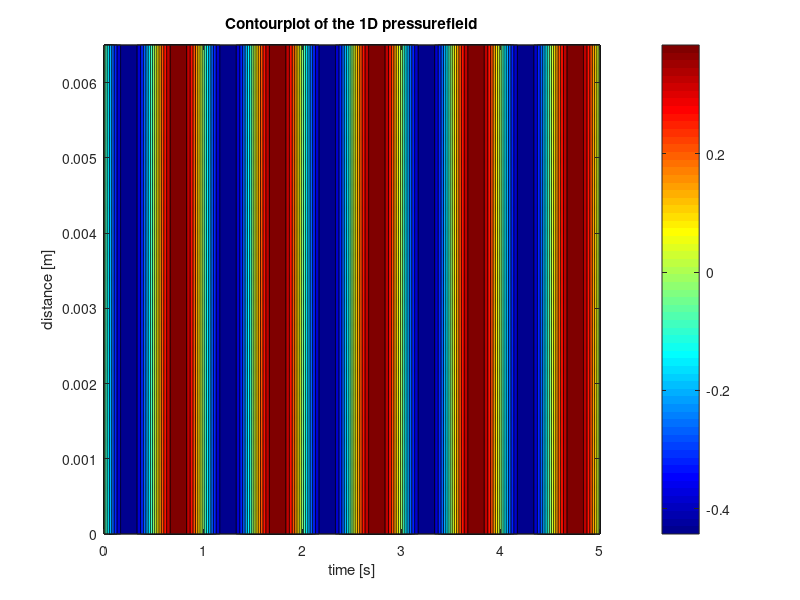
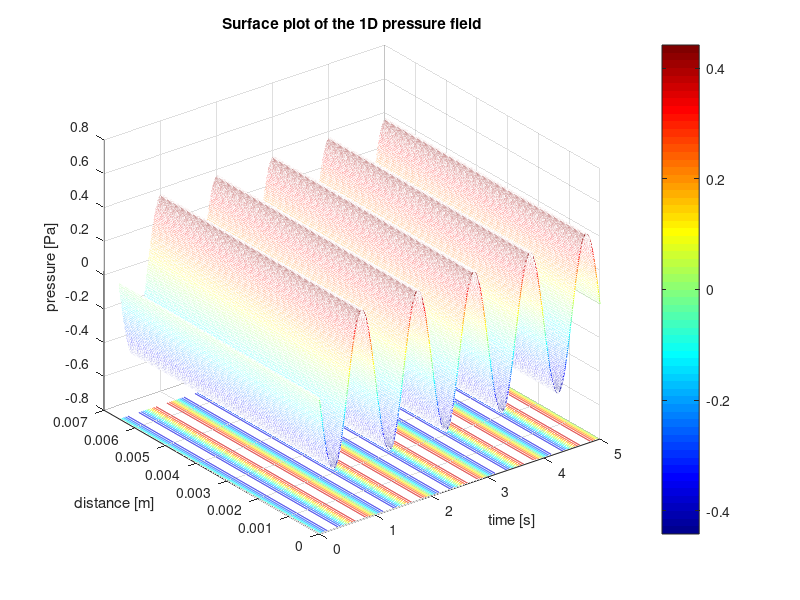

Write the MATLAB code that produced these figures, in order.
% This script is an intent to accurately model a piezoelectric transuducer,
% consisting of multiple intermediate piezoelectric inactive layers. The
% modelling is done following the approach as described by Sittig in his
% paper: 'Effects of Bonding and Electrode Layers on the  Transmission     
% Parameters of Piezoelectric Transducers Used in Ultrasonic Digital Delay 
% Lines'. At first a model will be made consisting of one active
% piezoelectric plate, a backing side consisting of backing material and a
% copper electrode, and the transmission side consisting of a copper
% electrode, a front plate and housing material. The models transfer
% function from voltage input to force output, the impedance frequency  
% response function and the admittance frequency response function will be
% analyzed and if satisfying results are obtained, there will be extended
% upon the model by inclusion of a second piezoelectric active layer in
% parallel with the first layer and by taking glue layers into
% consideration.

%% close all former work
clear all; close all; clc;

%% Parameter initialization

f = 1;      
omg = 2*pi*f;
j = 1i;
%% Setting up the backing material matrix

% First the layer closest to the piezoelectric layer, hence the copper
% electrode.

% the material parameters

rho_Cu = 8960;  % Pure! copper density.
c_Cu = 3570;    % pure copper speed of sound.
l_Cu = 0.5*10^-3;
r_Cu = 2.5*10^-3;
A_Cu = pi*r_Cu^2;
Z_0_Cu = rho_Cu * c_Cu * A_Cu;
f_0_Cu = c_Cu/(2*l_Cu);
gamma_Cu = pi*f/f_0_Cu;

% The matrix

Back_mat_Cu = [cos(gamma_Cu) j*Z_0_Cu*sin(gamma_Cu); ...
               (j*sin(gamma_Cu))/Z_0_Cu cos(gamma_Cu)];
           
           
% Similarily the matrix is set up for the thick, cone shaped backing
% material

% the material parameters

rho_FeC = 8000;  % Pure! copper density.
c_FeC = 5800;    % pure copper speed of sound.
r_FeC = 2.5*10^-3;
A_FeC = pi*r_FeC^2;
Z_0_FeC = rho_FeC * c_FeC * A_FeC;
f_0_FeC = c_FeC/(2);                     % As the thickness of the backing is assumed to approach infinity, it is omitted. Not sure about this! Check!!
gamma_FeC = pi*f/f_0_FeC;

% the matrix

Back_mat_FeC = [cos(gamma_FeC) j*Z_0_FeC*sin(gamma_FeC); ...
                (j*sin(gamma_FeC))/Z_0_FeC cos(gamma_FeC)];
            
% Setting up the matrices for the additional glue layers between the back face of the piezoelectric element and the 
% copper electrode, and between the copper electrode and the backing plate.

rho_glue = 960;  
c_glue = 1220;    % unsure about this!!
l_glue = 0.06*10^-6;    % to be varied.
r_glue = 2.5*10^-3;
A_glue = pi*r_glue^2;
Z_0_glue = rho_glue * c_glue * A_glue;
f_0_glue = c_glue/(2*l_glue);
gamma_glue = pi*f/f_0_glue;

glue_mat = [cos(gamma_glue) j*Z_0_glue*sin(gamma_glue); ...
               (j*sin(gamma_glue))/Z_0_glue cos(gamma_glue)];
            
% The matrices are multiplied and the total impedance Z_b of the backing
% layers is obtained.

Back_mat = glue_mat*Back_mat_Cu*glue_mat*Back_mat_FeC;
A_b = Back_mat(1,1);
B_b = Back_mat(1,2);
C_b = Back_mat(2,1);
D_b = Back_mat(2,2);

Z_0b = Z_0_FeC;
Z_b = (A_b*Z_0b + B_b)/(C_b*Z_0b + D_b);    % Here Z_0b is the impedance of the final backing layer only!

%% Setting up the transmission layer matrix

% The intermediate layers in the transmission direction are obtained in the
% same way. Again starting with the intermediate layer closest to the
% peizoelectric active layer.

% The material parameters were already given before!

Trans_mat_Cu = [cos(gamma_Cu) j*Z_0_Cu*sin(gamma_Cu); ...
               (j*sin(gamma_Cu))/Z_0_Cu cos(gamma_Cu)];
% For now the glue layer is omitted and the matrix is setup for the front
% plate only. Which is made out of Steel, just as the backing material.

% material properties of steel front plate.
r_FP = 4.5*10^-3;
A_FP = pi*r_FP^2;
Z_0_FP = rho_FeC * c_FeC * A_FP;
l_FeC = 0.5*10^-3;
f_0_FP = c_FeC/(2*l_FeC);                    
gamma_FeC = pi*f/f_0_FP;

Trans_mat_FP = [cos(gamma_FeC) j*Z_0_FP*sin(gamma_FeC); ...
                (j*sin(gamma_FeC))/Z_0_FP cos(gamma_FeC)];
            
%The housing, simply modelled as a another transmission plate
            
rho_house = rho_FeC;  
c_house = c_FeC;    
l_house = 3.25*10^-3;    
r_house = 3.5*10^-3;
A_house = pi*r_house^2;
Z_0_house = rho_house * c_house * A_house;
f_0_house = c_house/(2*l_house);
gamma_house = pi*f/f_0_house;

house_mat = [cos(gamma_house) j*Z_0_house*sin(gamma_house); ...
               (j*sin(gamma_house))/Z_0_house cos(gamma_house)];
            
            
            

% Multiplication of the transmission piezoelectric inactive layers gives:

Trans_mat = glue_mat*Trans_mat_Cu*glue_mat*Trans_mat_FP*house_mat;
                   
%% Setting up the matrix describing the active Piezoelectric layer

% The material parameters

rho_pz = 7800;  
c_pz = 4613;    
l_pz = 2*10^-3;
r_pz = 2.5*10^-3;
A_pz = pi*r_pz^2;
Z_0_pz = rho_pz * c_pz * A_pz;
f_0_pz = c_pz/(2*l_pz);
omg_0_pz = pi*c_pz/l_pz;
gamma_pz = pi*f/f_0_pz;
eps_0=8.854*10^-12;          
eps_33=1200*eps_0;
C_0_pz = A_pz*eps_33/l_pz;
k_pz = 0.46;                        % coupling factor in thickness direction
phi = k_pz *sqrt(Z_0_pz*C_0_pz*omg_0_pz/pi);


z_b = Z_b/Z_0_pz;
Q = cos(gamma_pz) - 1 + j*z_b*sin(gamma_pz);
pz_frac = 1/(phi*Q);
pz_mat_1 = [1 (j*phi^2)/(omg*C_0_pz); ...           % Revisit as the fraction of entry 2,1 is not clear!!
            j*omg*C_0_pz 0];
pz_mat_2 = [cos(gamma_pz)+j*z_b*sin(gamma_pz) Z_0_pz*(z_b*cos(gamma_pz)+j*sin(gamma_pz)); ...
            (j*sin(gamma_pz))/Z_0_pz 2*(cos(gamma_pz)-1)+j*z_b*sin(gamma_pz)];     
pz_mat = pz_frac*pz_mat_1*pz_mat_2;
%% Setting up the final transducer representing matrix

% Here the piezoelectric matric is multiplied by the matrix obtained from
% the transmission intermediate layers:

Final_trans_mat = pz_mat * Trans_mat;

%% Defining the sensitivity functions
A = Final_trans_mat(1,1);
B = Final_trans_mat(1,2);
C = Final_trans_mat(2,1);
D = Final_trans_mat(2,2);

Z_FP = Z_0_FeC;
Z_E = (A*Z_FP + B)/(C*Z_FP + D);            % electrical input impedance
V_IL = Z_FP/(A*Z_FP + B);                   % voltage transfer ratio between input voltage and output force


%% Plotting the resulting pressure field

V_M = 150;                                                                          % Input voltage
c_fluid = 1300;
lambda =c_fluid/f;                                                                  % wavelength of the pressure field
F_surface = V_M * V_IL;                                                       % Total force on trasnducer surface
P_surface = F_surface/A_FP;                                                  % pressure on the transducer surface

Kin_Vis=32*10^-6;
damp_coeff =(2*Kin_Vis*omg^2)/(3*c_fluid^3);                                          % Damping coefficient for attenuation within the liquid
P_field = zeros(1000,1000);                                                   % A matrix is initialized for storing the (complex)
                                                                              % pressure values varying with time and distance.     
% A standing wave is produced by attenuation of the travelling wave and its 
% reflections resulting from rebounding at the boundaries (walls). During
% the reflection at the boundaries, energy is lost which can be represented
% by a reflection coefficient, which takes the number of reflections until
% total attenuation into account. There is distinguished between the
% reflection coefficient due to impact with the right and left wall.

R1 = 4.2736;                                                                % Left wall reflection coefficient.
R2 = 4.8295;                                                                % Right wall reflection coefficient.

t = linspace(0,10*pi/omg,1000);                                               % time duration during which the pressure field
                                                                            % is monitored.
x = linspace(0,5*0.0013,1000);                                              % Distance over which the pressure field is monitored.

% Here the P_field matrix is filled with the pressure amplitudes and phase
% shifts at a certain location in space and moment in time.
 for n = 1:1000
     for m = 1:1000
     P_field(n,m) = P_surface*(R1+1) * exp(1i*omg*t(m)-1i*x(n)*2*pi/lambda) ...
         - R2*P_surface * exp(1i*omg*t(m)+1i*(x(n))*2*pi/lambda);
      end
 end

%% Contourplots of the standing pressure wave

% 2D plot which shows the pressure minima and maxima of the pressure field
figure
contourf(t,x, real(P_field), 14); colormap jet; colorbar;
xlabel('time [s]'); ylabel('distance [m]'); title('Contourplot of the 1D pressurefield');

%% Surface plots of the standing pressure wave

% 3D animation of the pressure field
figure
meshc(t,x, real(P_field)); colormap jet; colorbar;
xlabel('time [s]'); ylabel('distance [m]'); zlabel('pressure [Pa]'); title('Surface plot of the 1D pressure field');


